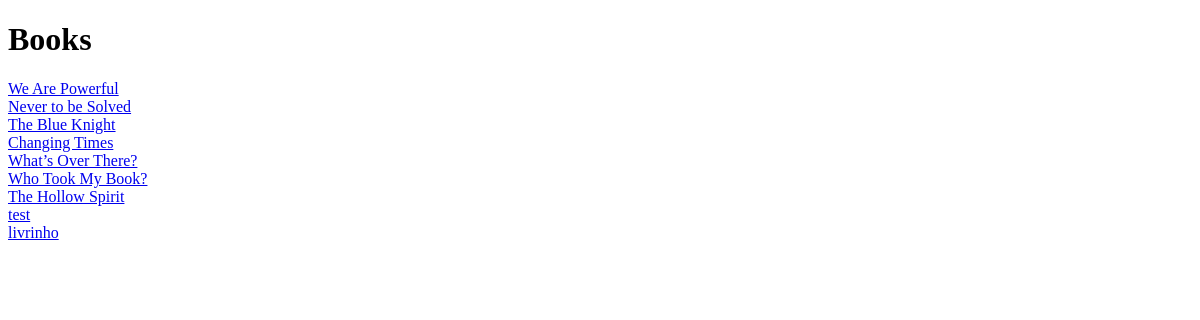
The page /books/ on the database as committed earlier.
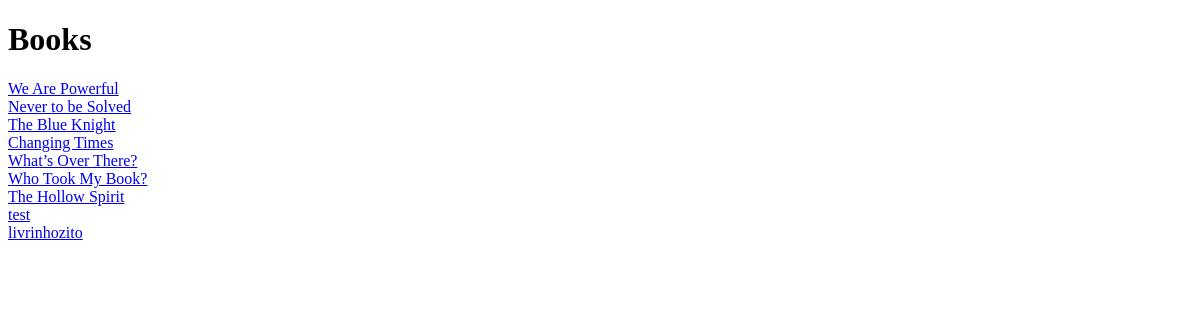
The same page on the database as committed later.
### app/models.py (models this page shows, shortened)
class Book(models.Model):
    title = models.CharField(max_length=100)
    date = models.DateField()
    authors = models.ManyToManyField(Author)
    publisher = models.ForeignKey(Publisher, on_delete=models.CASCADE)

### app/views.py (the view)
# urls.py: path('books/', views.books, name='books'),
def books(request):
    b = Book.objects.all()
    return render(request, 'books.html', {'books': b})

### app/templates/books.html (shortened to what this page needs)
<!DOCTYPE html>
<html lang="en">
<head>
</head>
<body>
<h1>Books</h1>
{% for book in books %}
    <a href="{% url 'book' book.id %}">{{ book.title }}</a></br>
{% endfor %}
</body>
</html>

Rows that differ between the two databases and show on the page:
changed Book: title "livrinho" → "livrinhozito"
